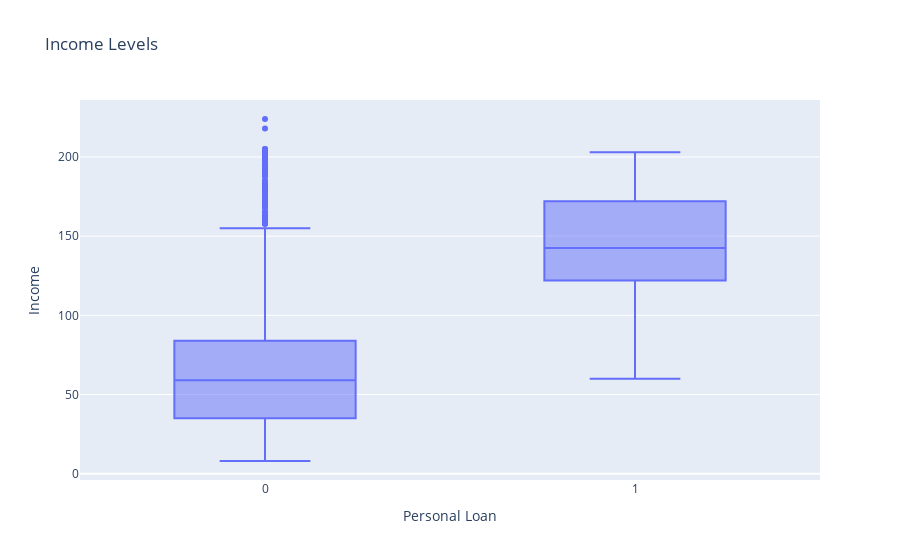

Write notebook code for a chart like this one.
### Code cell
fig=px.box(df,x='Personal Loan', y='Income',title='Income Levels')
fig.show()

### Figure 1 — Plotly figure (JSON) as saved in the notebook; plotly's stock layout.template omitted (floating-point values rounded to 4 significant figures; data arrays with more than 128 entries replaced by an {"elided": "..."} marker saying what was removed)
{"data": [{"alignmentgroup": "True", "hovertemplate": "Personal Loan=%{x}<br>Income=%{y}<extra></extra>", "legendgroup": "", "marker": {"color": "#636efa"}, "name": "", "notched": false, "offsetgroup": "", "orientation": "v", "showlegend": false, "type": "box", "x": {"elided": "4948 int values"}, "x0": " ", "xaxis": "x", "y": {"elided": "4948 int values"}, "y0": " ", "yaxis": "y"}], "layout": {"boxmode": "group", "legend": {"tracegroupgap": 0}, "title": {"text": "Income Levels"}, "xaxis": {"anchor": "y", "domain": [0, 1], "title": {"text": "Personal Loan"}}, "yaxis": {"anchor": "x", "domain": [0, 1], "title": {"text": "Income"}}}}
